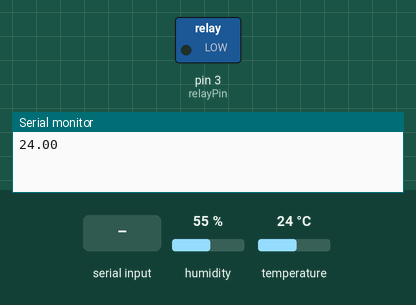
The sketch below on a simulated Arduino Uno, built with avr-gcc and run on an emulated ATmega328P. On the bench: switched loads named in the sketch (green lamp = pin HIGH), the last lines printed to the serial monitor. The inputs (shaded band) are chosen by the test bench; at power-on: humidity 55 %, temperature 24 °C.

Above: at 1.2 s.
1.3 s: "1" received over Serial
At 2.8 s:
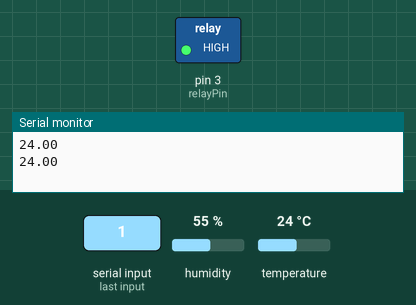
3.5 s: "0" received over Serial
At 5.2 s:
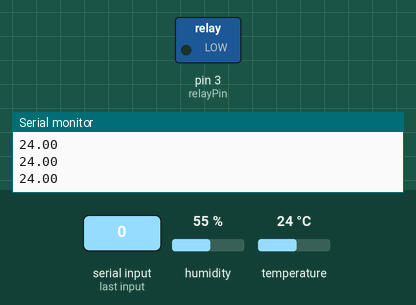
Timing chart, 0 to 6.7 s (numbered marks = the images above; inputs shaded):
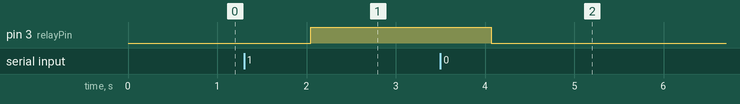

Measured:
- after the input at 1.3 s, pin 3 (relayPin): LOW → HIGH after 0.75 s
- after the input at 3.5 s, pin 3 (relayPin): HIGH → LOW after 0.57 s

The sketch:

control_relay.ino
```cpp
#include <DHT.h>
#define DHTPIN 2
#define DHTTYPE DHT11
DHT dht(DHTPIN, DHTTYPE);
int relayPin = 3;

void setup() {
  Serial.begin(9600);
  dht.begin();
  pinMode(relayPin, OUTPUT);
}

void loop() {
  float temp = dht.readTemperature();
  if (Serial.available()) {
    char cmd = Serial.read();
    digitalWrite(relayPin, cmd == '1' ? HIGH : LOW);
  }
  Serial.println(temp);
  delay(2000);
}
```
